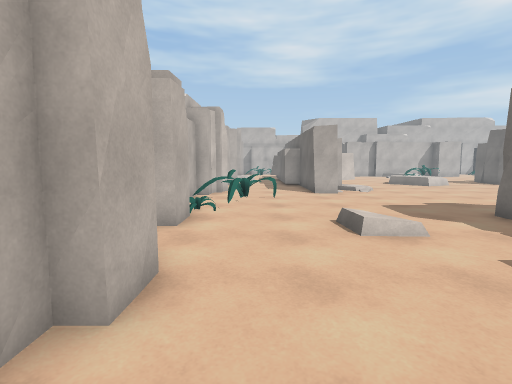
view 1 (above)

24 first-person views from a walk through a 3-D level made in the Unity game engine. The camera is 1.4 m above the floor, tilts 6° down and sees 85° across. The floor is counted in squares, 1 m on a side. Each view is taken from the middle of a square. On the plan, view 1 faces up. The plan holds only what a view shows up to about 14 squares ahead; the rest is blank. The place goes on beyond the plan. The player character is not drawn. Some animated figures are left out. Surface patterns are stand-ins for the level's own textures.

view 2
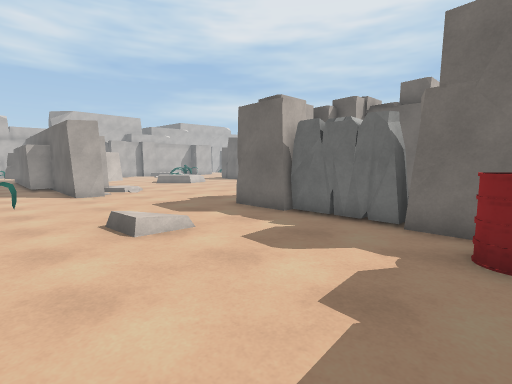

view 3
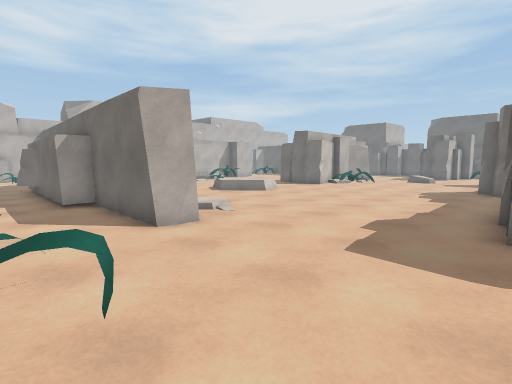

view 4
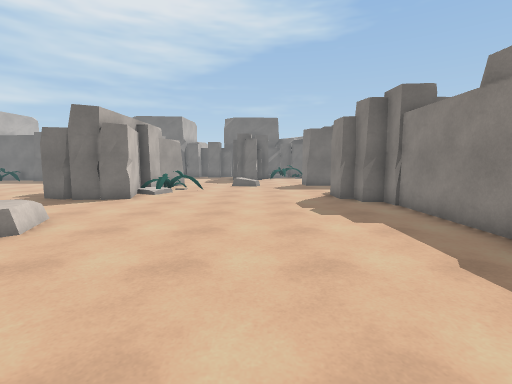

view 5
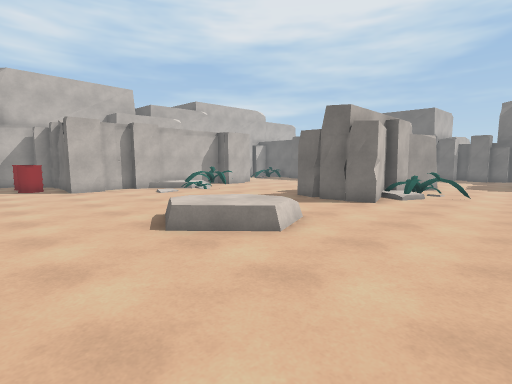

view 6
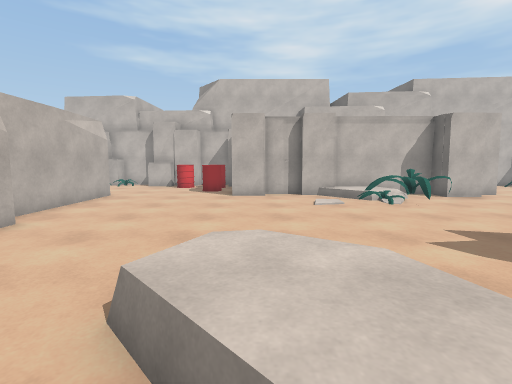

view 7
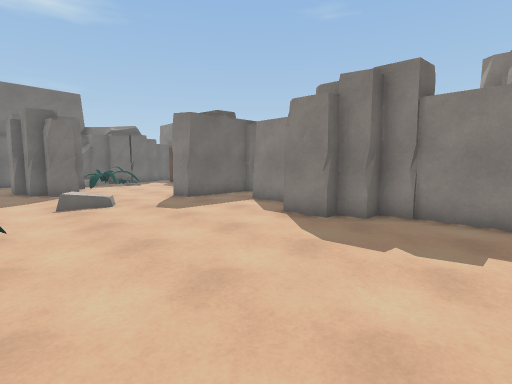

view 8
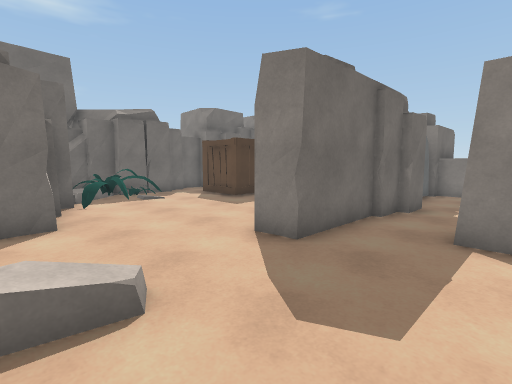

view 9
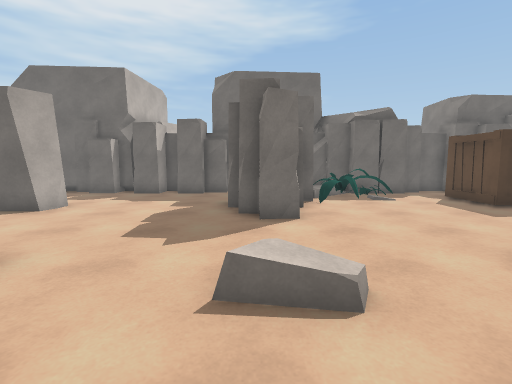

view 10
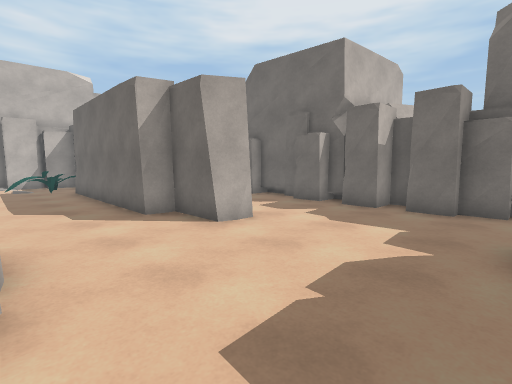

view 11
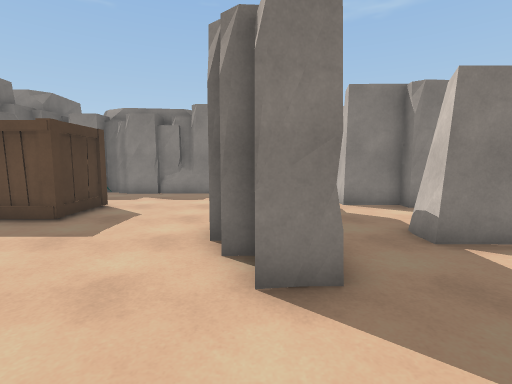

view 12
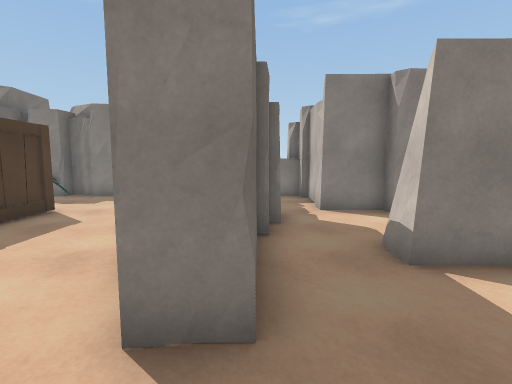

view 13
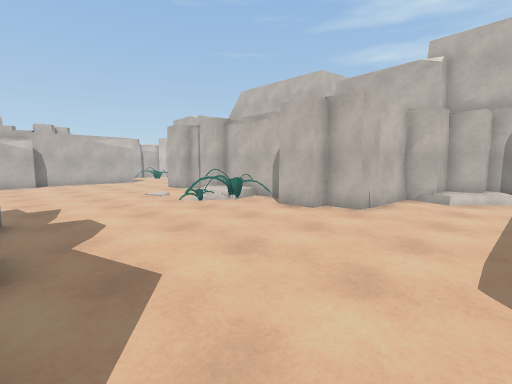

view 14
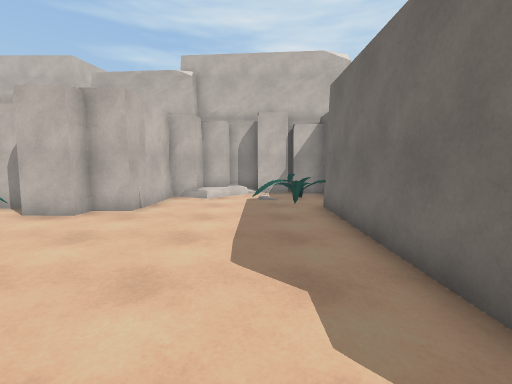

view 15
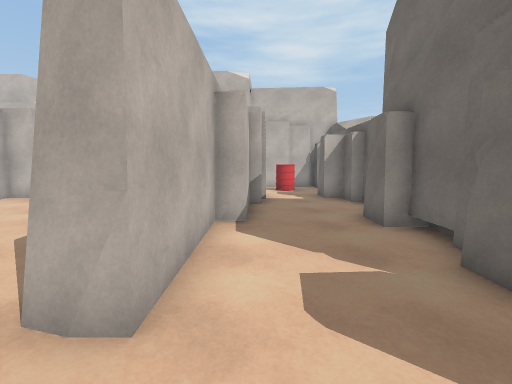

view 16
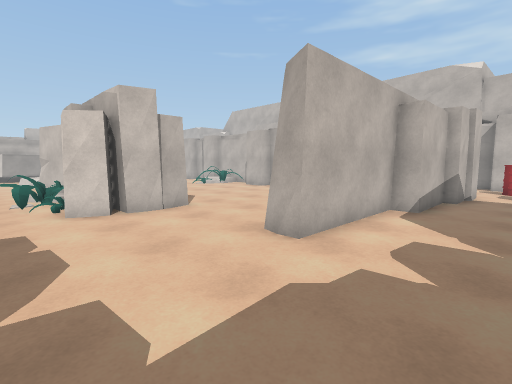

view 17
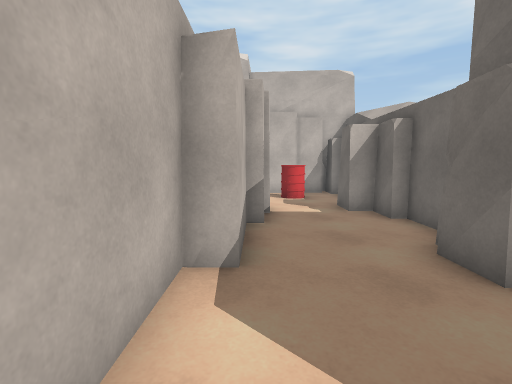

view 18
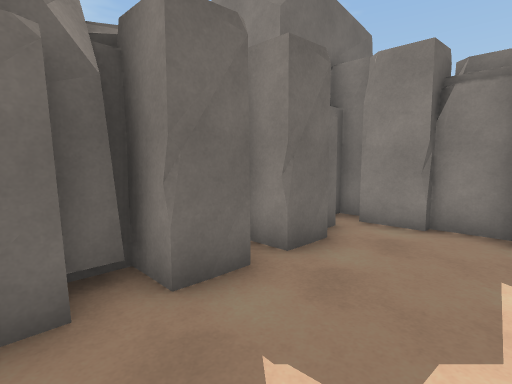

view 19
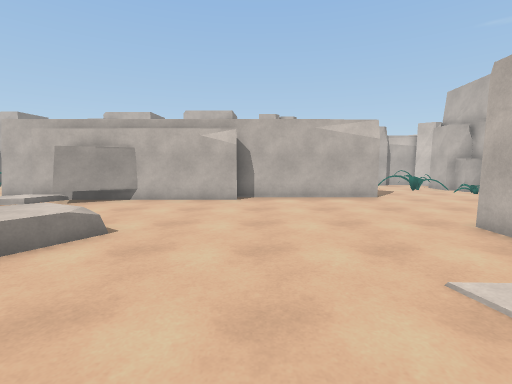

view 20
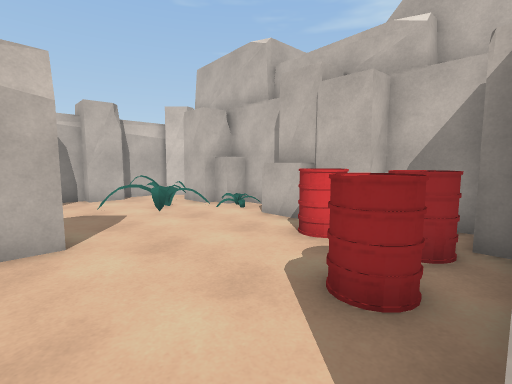

view 21
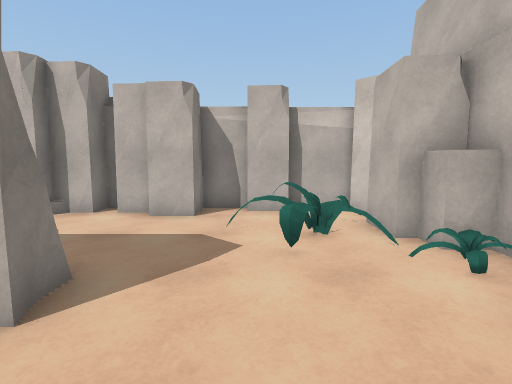

view 22
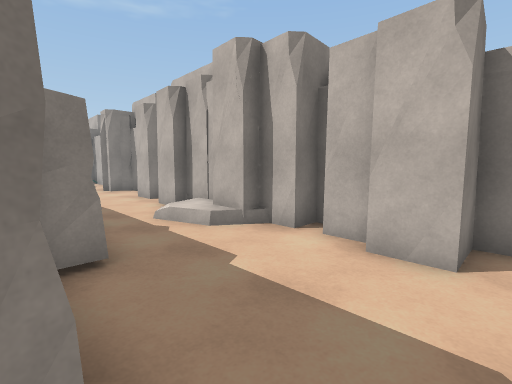

view 23
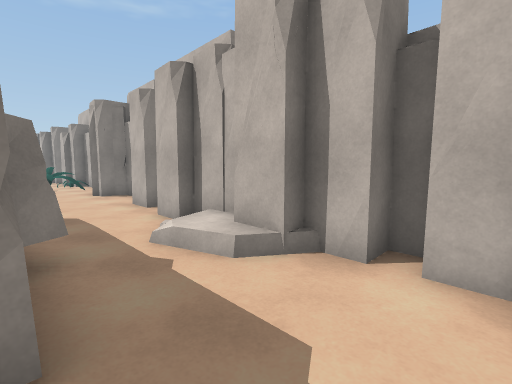

view 24
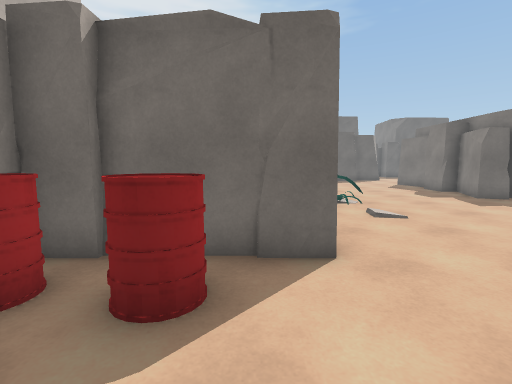

### Floor plan
Points are (right, up) in squares from view 1. A wall is a line through its corners. A room is listed if a view was taken in it or the views show most of it. See-through windows are left out.
Room 1 (views 1, 2, 3, 4, 5, 6, 7, 8, 9, 10, 11, 12, 13, 14, 15, 16, 17, 18, 19, 20, 21, 22, 23, 24)
walls: (18.2, 7.3) (19.8, 7.3) (19.8, 6.9); (19.8, 7.3) (19.5, 6.2); (10, 7.3) (14.2, 7.3); (27, 19.3) (27, 21.4); (3.7, 14.1) (3.7, 12.7) (3.1, 12.7); (3.7, 12.7) (2.7, 13) (2.7, 17.4); (28, 19.2) (27, 19.5); (17.8, 28.5) (11.2, 28.5); (28, 23.4) (28, 19.1) (27.5, 19.1); (20.4, 29.4) (20.4, 28.5); (9.1, 28.8) (9.2, 31.4); (20.1, -0.8) (21.6, -0.7); (32.8, 16.8) (32.8, 19.5); (32.8, 12.8) (32.8, 14.5); (2.7, 27.5) (3.7, 27.9) (3.7, 22.5); (2.7, 27.6) (3.7, 27.9); (25.9, -0.7) (27.1, -0.9); (-2.6, 15.2) (-2.6, 14.5); (-2.6, 12.2) (-2.6, 10.7); (26, -1) (26.5, -1.1); (32.8, 25.5) (32.8, 26.5); (27, 31.7) (27, 32.5); (32.8, 3.7) (32.8, 5); (8.2, 33.8) (6.5, 33.8); (25.7, 33.8) (22.6, 33.8); (-2.6, 26) (-2.6, 25.4); (3.2, 33.8) (1.5, 33.8); (-2.6, 33) (-2.6, 28.2)
low walls: (27.7, 19.1) (27, 19.3); (25.5, -0.7) (27.3, -0.7); (2.6, 27.6) (3.1, 27.6)
objects: other object (-3, 2) to (-2, 2); other object (-3, 20) to (-2, 20); other object (-3, 21) to (-2, 21); other object (-2, 6) to (-2, 7); other object (-2, 8); other object (-2, 8) to (1, 11); other object (-2, 12) to (-2, 13); other object (-2, 14); other object (-2, 17) to (-2, 18); other object (-2, 22) to (-2, 23); other object (-2, 24) to (-2, 25); other object (-2, 26) to (-2, 27); other object (-2, 28) to (-1, 28); other object (-2, 30) to (-2, 31); other object (-2, 33) to (-2, 34); other object (-1, 3); other object (-1, 23) to (-1, 24); other object (-1, 33) to (1, 33); other object (0, 30) to (2, 32); other object (1, 23); other object (1, 33) to (2, 34); other object (2, 17) to (2, 25); other object (4, 15) to (4, 17); other object (4, 16) to (5, 19); other object (4, 20) to (4, 22); other object (4, 33) to (5, 33); other object (5, 0) to (6, 0); other object (6, 0) to (8, 1); other object (6, 6) to (7, 7); other object (6, 32); other object (6, 33) to (6, 34); other object (7, 2) to (7, 5); other object (7, 6) to (8, 6); other object (7, 30) to (8, 30); other object (7, 31) to (8, 32); other object (8, 33) to (9, 33); other object (9, 7); other object (9, 28) to (10, 28); other object (9, 32); other object (10, 6) to (11, 6); other object (10, 29); other object (11, 3); other object (11, 4); other object (11, 5) to (12, 5); other object (12, 3) to (13, 4); other object (12, 5) to (13, 6); other object (12, 28) to (13, 28); other object (15, 6) to (16, 6); other object (15, 7); other object (15, 8); other object (16, 7); other object (16, 8) to (17, 9); other object (16, 17) to (18, 17); other object (16, 18) to (18, 19); other object (16, 20) to (17, 20); other object (16, 25) to (17, 27); other object (17, 2) to (18, 3); other object (18, 19) to (19, 20); other object (18, 27) to (19, 27); other object (18, 28); other object (19, 0) to (20, 0); other object (19, 1) to (20, 2); other object (19, 3) to (20, 3); other object (19, 16) to (21, 17); other object (19, 17) to (20, 18); other object (19, 28) to (20, 28); other object (21, 17) to (23, 17); other object (21, 18) to (23, 19); other object (21, 32) to (21, 33); other object (22, -1) to (23, 0); other object (22, 1) to (23, 2); other object (22, 3) to (23, 4); other object (22, 5) to (23, 6); other object (22, 7) to (23, 8); other object (22, 9) to (23, 9); other object (22, 33) to (23, 33); other object (23, -2) to (24, -1); other object (23, 20); other object (24, 6) to (24, 7); other object (24, 33) to (25, 33); other object (25, -1); other object (25, 30) to (26, 31); other object (26, -2); other object (26, 12) to (26, 13); other object (26, 33) to (27, 33); other object (27, 12) to (27, 13); other object (28, -2) to (28, -1); other object (28, 3) to (30, 5); other object (28, 12) to (28, 13); other object (28, 14) to (29, 14); other object (28, 24) to (29, 25); other object (29, -2) to (29, -1); other object (29, 1); other object (29, 8) to (31, 10); other object (29, 11) to (30, 12); other object (29, 13) to (30, 13); other object (29, 26) to (29, 27); other object (29, 28) to (29, 29); other object (29, 33) to (30, 33); other object (30, -2) to (30, -1); other object (30, 31) to (31, 32); other object (31, 12) to (31, 13); other object (31, 33); other object (32, -3) to (33, -3); other object (32, -2) to (33, -1); other object (32, 0); other object (32, 1) to (33, 1); other object (32, 2) to (32, 3); other object (32, 6) to (33, 6); other object (32, 7); other object (32, 8); other object (32, 9) to (32, 10); other object (32, 12); other object (32, 12) to (33, 13); other object (32, 15) to (32, 16); other object (32, 18) to (32, 19); other object (32, 20) to (33, 20); other object (32, 21) to (33, 21); other object (32, 22); other object (32, 23) to (33, 24); other object (32, 24) to (33, 25); other object (32, 28) to (32, 29); other object (32, 33) to (33, 33); other object (33, 2); other object (33, 3); other object (33, 9) to (34, 10); other object (33, 15); other object (33, 27) to (33, 28); other object (34, 18) to (34, 19)

Positions as (right, up) in squares from view 1, and headings:
1: (0, 0), facing up
2: (0, 0), facing up-right
3: (0, 7), facing up-right
4: (5, 12), facing right
5: (6, 13), facing up-right
6: (10, 16), facing up
7: (12, 15), facing down-right
8: (19, 13), facing down-right
9: (19, 13), facing right
10: (23, 14), facing up-right
11: (23, 12), facing down
12: (22, 11), facing down
13: (24, 20), facing up-left
14: (24, 20), facing up
15: (29, 17), facing up
16: (31, 15), facing up-left
17: (29, 20), facing up
18: (29, 20), facing down-right
19: (15, 23), facing left
20: (9, 27), facing up-left
21: (6, 30), facing left
22: (3, 29), facing down-left
23: (2, 27), facing down-left
24: (5, 29), facing right
